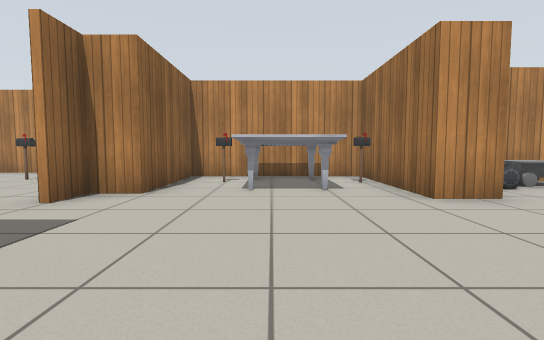
[1] (above)

16 first-person views from a walk through a world built for the Gazebo simulator. The camera is 0.72 m above the floor, tilts 4° down and sees 85° across. The lines on the ground mark 1 m squares. The floor is counted in squares, 1 m on a side. Each view is taken from the middle of a square. On the plan, view 1 faces up. The plan holds only what a view shows up to about 10 squares ahead; the rest is blank. Gazebo's built-in surfaces are drawn with simple patterns. Some stock models are drawn as simple stand-ins.

[2]
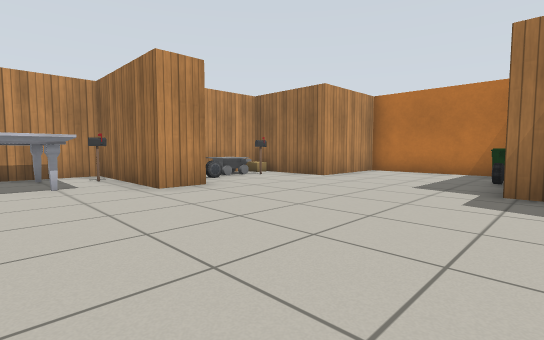

[3]
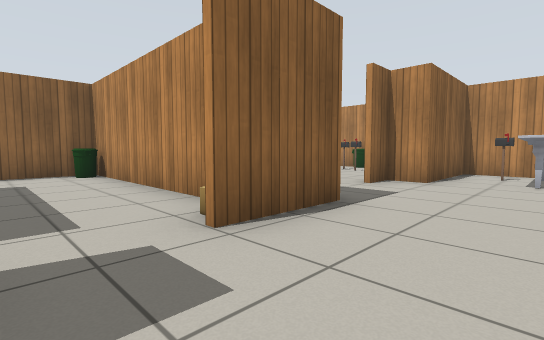

[4]
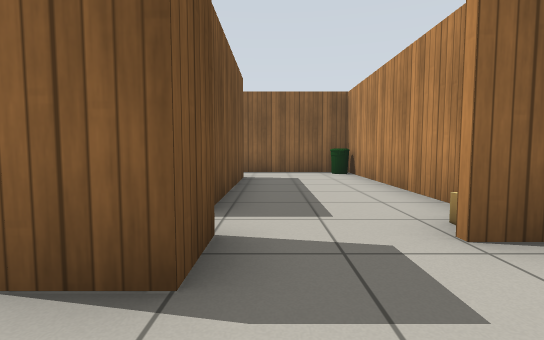

[5]
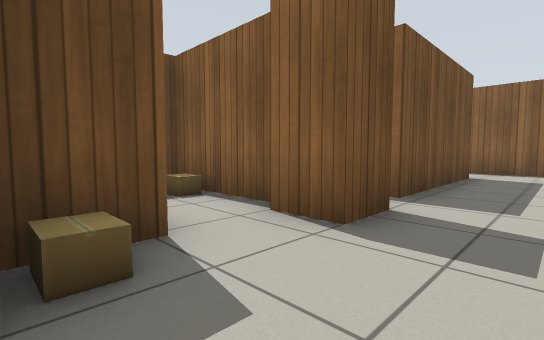

[6]
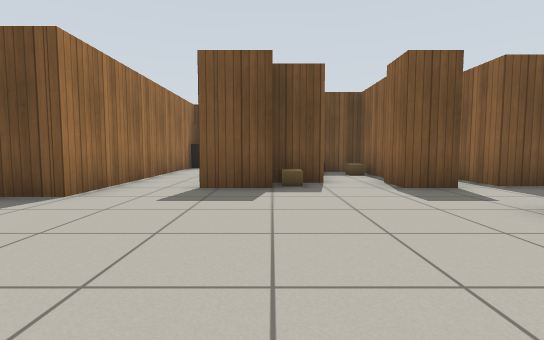

[7]
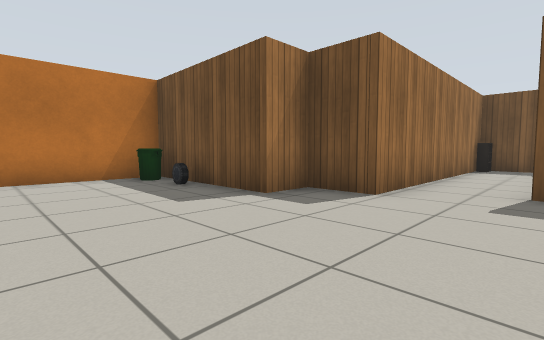

[8]
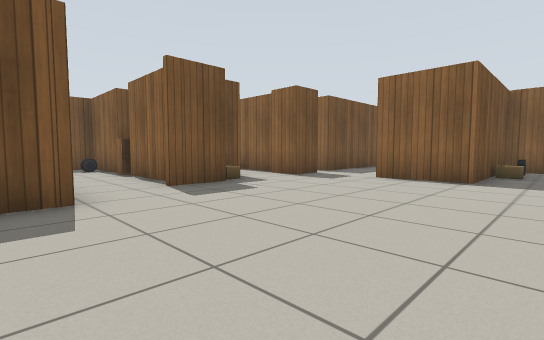

[9]
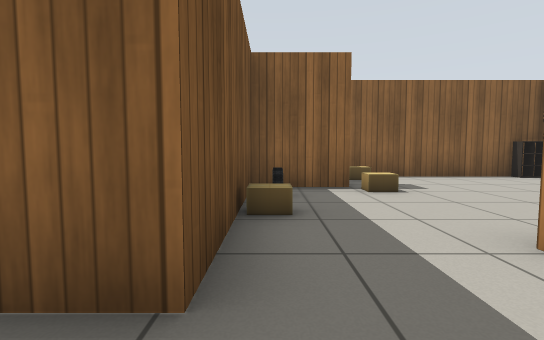

[10]
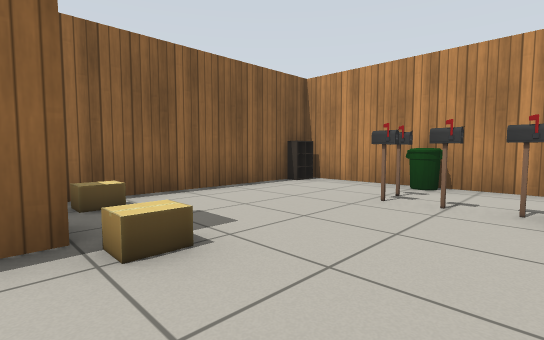

[11]
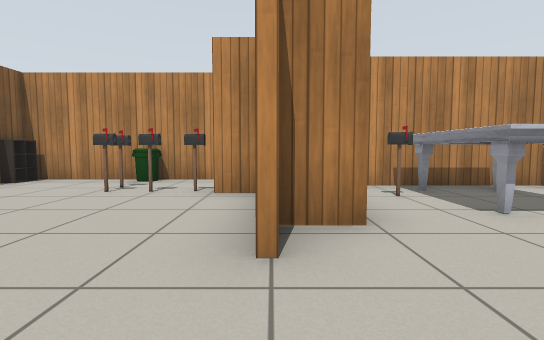

[12]
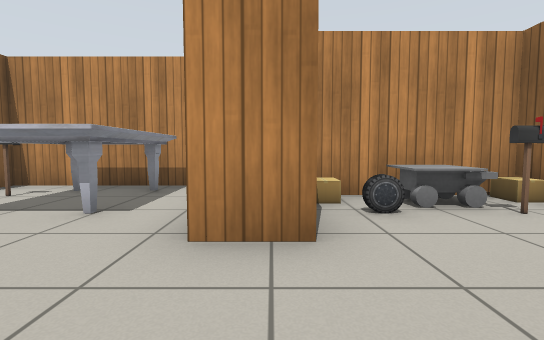

[13]
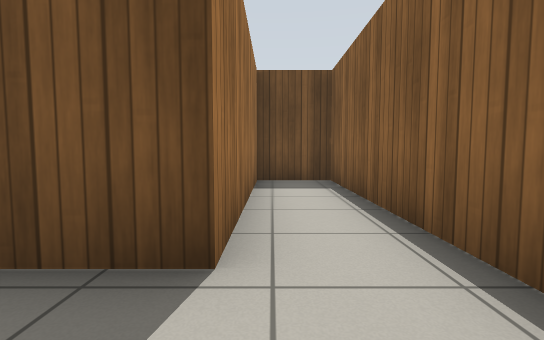

[14]
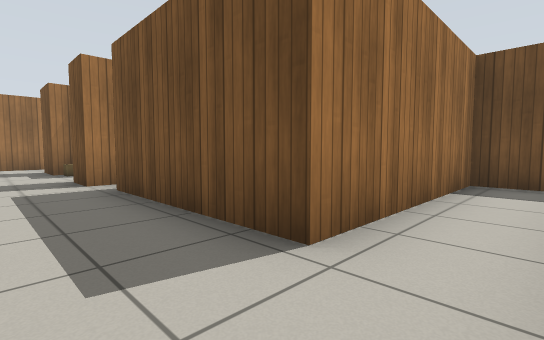

[15]
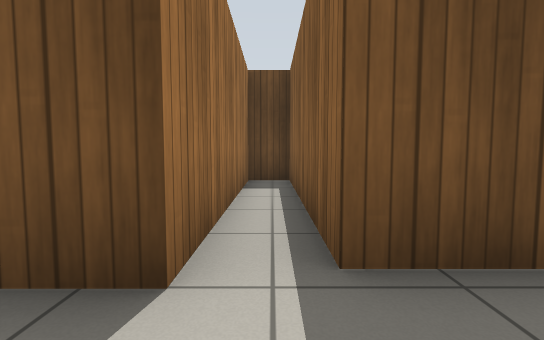

[16]
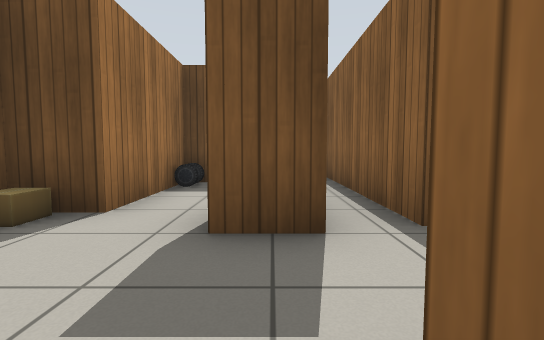

### Floor plan
Points are (right, up) in squares from view 1. A wall is a line through its corners. A room is listed if a view was taken in it or the views show most of it. See-through windows are left out.
Room 1 (views 1, 2, 3, 4, 5, 6, 7, 8, 9, 11, 12, 13, 14, 15, 16)
walls: (1.4, -2.5) (2.4, -2.5); (2, -3.2) (2, -5.5); (-3.8, 0.4) (-8.5, 0.4); (-3.5, 1.6) (-2.3, 1.6) (-2.3, 0.4); (-1.8, -3.8) (-1.8, -6.4) (-0.1, -6.4) (-0.1, -3.3) (0.6, -3.3); (-2, 4.8) (-3, 4.8) (-3, 3.9); (3.4, 4.3) (2.3, 4.3) (2.3, 7.9) (-2.3, 7.9) (-2.3, 4.8); (4.1, -5.6) (4.1, -1.4) (5.5, -1.4) (5.5, -0.3) (7.5, -0.4); (-9.4, -0.8) (-9.4, -7.8) (-7.7, -7.8) (-7.7, -2.7) (-3.4, -2.7) (-3.4, -7.8) (-2.5, -7.8) (-2.5, -2.5) (-1.5, -2.5) (-1.5, -3.5); (9.6, -0.5) (9.6, 3.9) (6.8, 3.9) (6.8, 6.6) (3.6, 6.6)
ways out: opening at (-3, 2.5) to room 2; opening at (3, -6)
objects: bin (-9, 0); cardboard box (-3, 0); cardboard box (-1, -5); postbox (-1, 7); marble table (0, 5) to (1, 7); cardboard box (1, -3); postbox (2, 6); car (4, 5); cardboard box (4, 6); other object (5, 6); postbox (6, 5); cardboard box (6, 6) to (7, 6); car (8, 0); bin (9, 0)
Room 2 (view 10)
walls: (-6.6, 3.5) (-6.6, 1.6) (-3.5, 1.6); (-4.1, 9.1) (-8.8, 9.1) (-8.8, 3.8)
low walls: (-8.4, 9) (-8.4, 8.2)
ways out: opening at (-3, 2.5) to room 1
objects: cardboard box (-8, 4); car (-6, 2); cardboard box (-6, 4); postbox (-6, 7); postbox (-6, 8); bin (-6, 9); postbox (-5, 7); cardboard box (-4, 2); postbox (-4, 7)

Positions as (right, up) in squares from view 1, and headings:
1: (0, 0), facing up
2: (0, -1), facing up-right
3: (0, -2), facing up-left
4: (0, -2), facing left
5: (1, -1), facing down-left
6: (1, 3), facing down
7: (2, 3), facing down-right
8: (5, 3), facing down-left
9: (-1, 2), facing left
10: (-4, 3), facing up-left
11: (-3, 2), facing up
12: (3, 2), facing up
13: (-8, -1), facing down
14: (-9, -1), facing down-right
15: (-3, -1), facing down
16: (-2, 0), facing down
